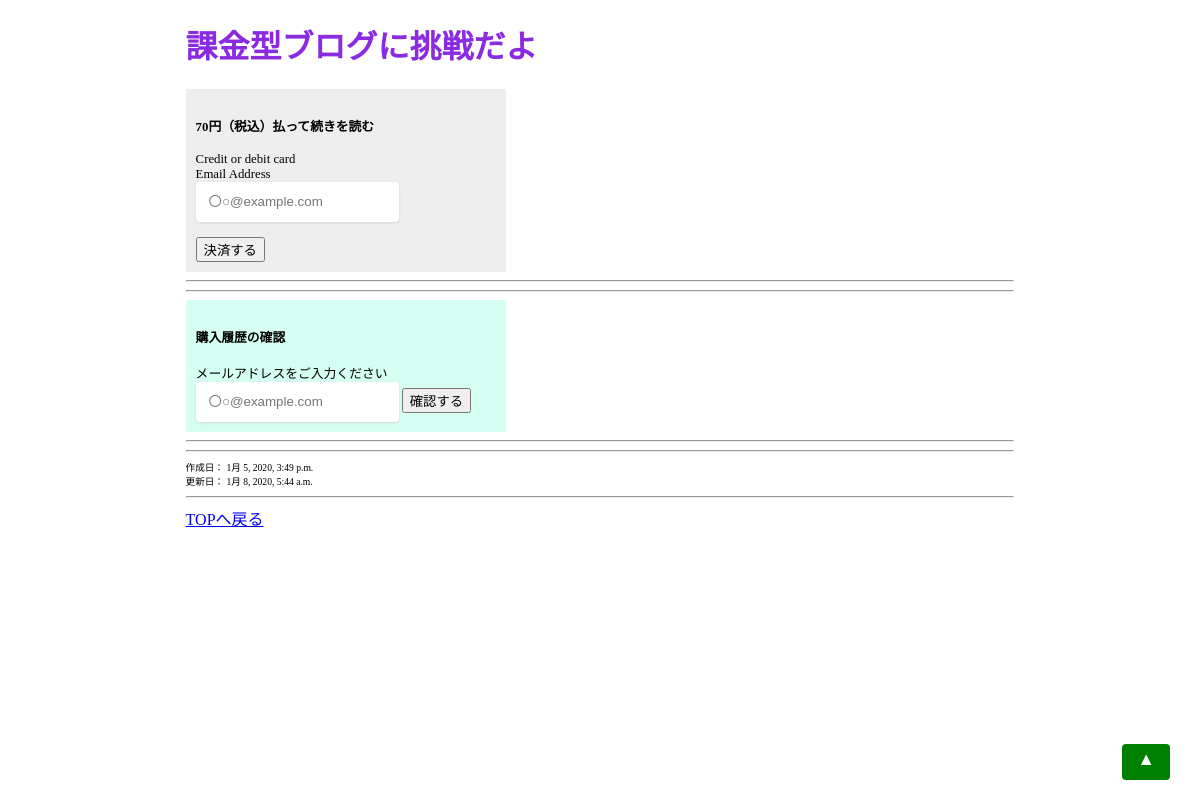
The page /django-stripe/ on the database as committed earlier.
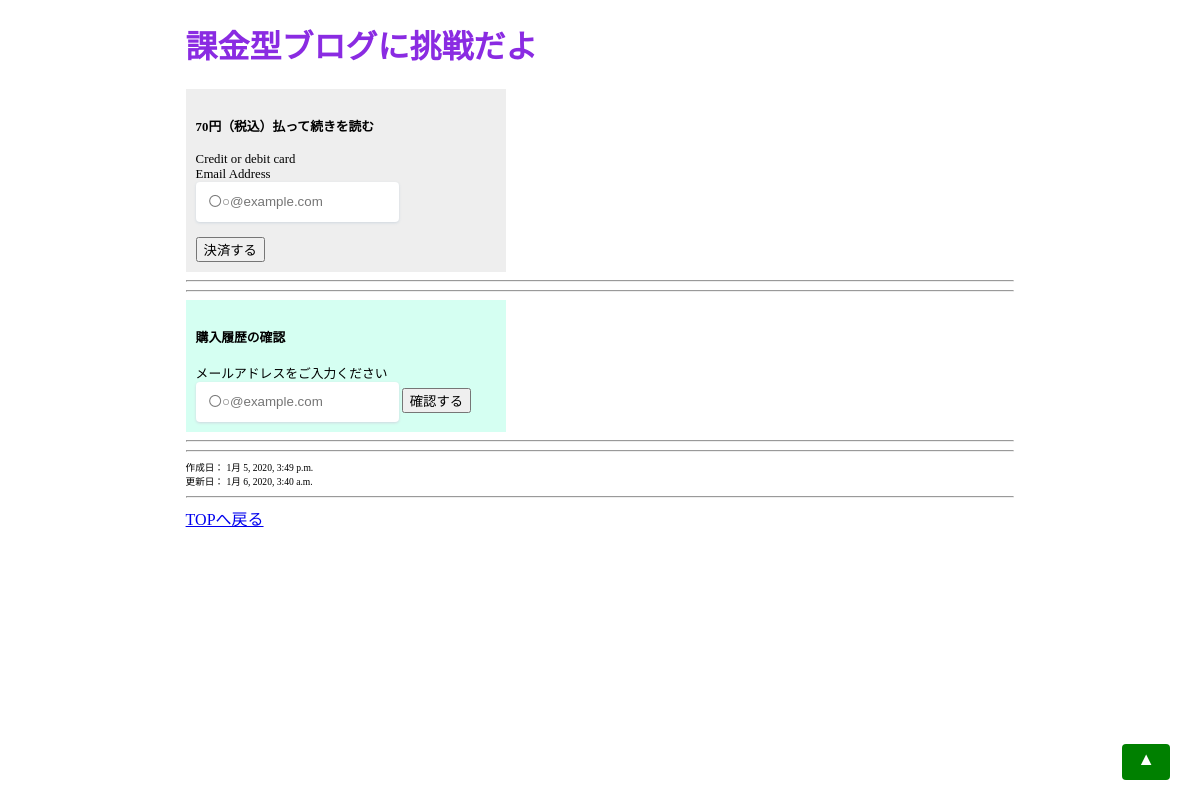
The same page on the database as committed later.
### blog/models.py (models this page shows, shortened)
class Post(models.Model):
    title = models.CharField(max_length=100)
    slug = models.SlugField()
    text = MarkdownxField()
    price = models.IntegerField(null=True)
    created_datetime = models.DateTimeField(auto_now_add=True)
    updated_datetime = models.DateTimeField(auto_now=True)
    def formatted_markdown(self):
        return markdownify(self.text)

### blog/views.py (the view)
# urls.py: path('<slug:slug>/', views.fee_detail, name='fee_detail'),
def fee_detail(request, slug):
    post = get_object_or_404(Post, slug=slug)
    blog_price = post.price
    if blog_price > 0:
        stripe.api_key = 'sk_test_L3ocIJYmmqbktHeyfNh9t9I600OpJsBvke'
        if request.method == "POST":
            try:
                user_email = request.POST['input_mail']
                amount = blog_price
                customer = stripe.Customer.create(
                    email = user_email,
                    source=request.POST['stripeToken']
                )
                print("stripe.Customer.create()     OK!")
                paied = stripe.Charge.create(
                    customer=customer.id,
                    amount=amount,
                    currency='jpy',
                    description='ブログのdjangoでStripe中....',
                    receipt_email=user_email,
                )
                print("stripe.Charge.create()     OK!")
                if paied["status"]=="succeeded":
                    sells_data = Sell()
                    sells_data.sold_blog = post
                    sells_data.customer_mail = user_email
                    sells_data.Date = timezone.now()
                    sells_data.price = amount
                    sells_data.save()
                    return render(request, 'blog/paid_detail.html', {'post': post})
                else:
                    pay_status = paied["status"]
                    return render(request, 'blog/fee_detail.html', {'post': post,  'pay_status':pay_status})
            except stripe.error.StripeError:
                print("error......")
        else:
            sample_text = "Stripe上手くいくかな....."
        return render(request, 'blog/fee_detail.html', {'post': post})
    else:
        return render(request, 'blog/detail.html', {'post':post}) # 0円記事のパターン

### blog/templates/blog/fee_detail.html (shortened to what this page needs)
{% extends 'blog/base.html' %}
{% load static %}
{% block content %}
<link rel="stylesheet" href="{% static 'css/pay-stripe.css' %}">
<h1>{{ post.title }}</h1>
<div style="width:300px;font-size:0.8em;background-color:#eeeeee;padding-top: 10px;padding-right: 10px;padding-bottom: 10px;padding-left: 10px;">
<h4>{{ post.price }}円（税込）払って続きを読む</h4>
<form method="post" id="payment-form">
    <div class="form-row inline">
        <div class="col">
            <label for="card-element">
            Credit or debit card
            </label>
        </div>
        <div class="col">
        <label for="email">
        Email Address
        </label><br>
        <input id="email" name="input_mail"  type="email" placeholder="〇○@example.com"  required>
    </div>
    </div>
  <br>
  <button>決済する</button>
</form>
</div>
<hr>
<hr>
{% if inputed_email %}
{% else %}
<div style="width:300px;font-size:0.8em;background-color:#d5fff2;padding-top: 10px;padding-right: 10px;padding-bottom: 10px;padding-left: 10px;">
<h4>購入履歴の確認</h4>
<form action="{% url 'post:purchased_check' post.slug%}" method="post">
<label for="check_mail">
メールアドレスをご入力ください
</label><br>
<input id="email" name="check_mail"  type="email" placeholder="〇○@example.com"  required>
<button type="submit">確認する</button>
</form>
</div>
<hr>
<hr>
{% endif %}
<div style="font-size:0.6em">
作成日： {{ post.created_datetime }}
<br>
更新日： {{ post.updated_datetime }}
</div>
<hr>
{% endblock %}

Rows that differ between the two databases and show on the page:
changed Post "課金型ブログに挑戦だよ": updated_datetime "1月 8, 2020, 5:44 a.m." → "1月 6, 2020, 3:40 a.m."
